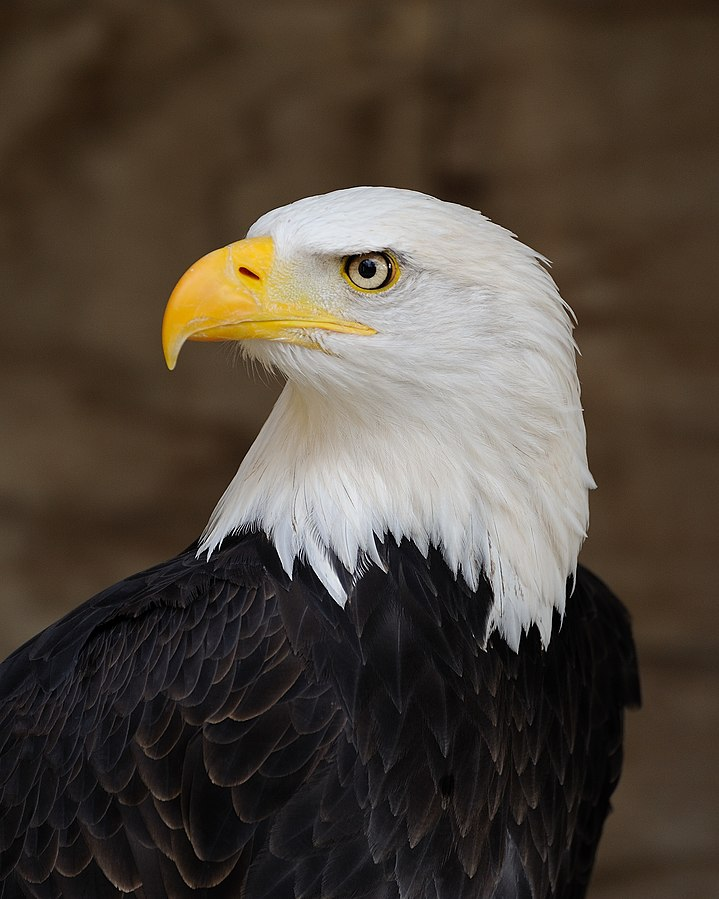
#> input picture ave.jpg, 719 x 899 px
$ python main.py
#> lines starting #> are read from the running program, lines starting #| are printed output that depends on the picture
import cv2
import numpy as np

# Carregar a imagem
image = cv2.imread('ave.jpg')  # Substitua pelo caminho da sua imagem
#> image is the input picture: shape (899, 719, 3); mean B, G, R 58.7, 68.7, 78.7

# Definir a cor amarela
yellow_color = np.array([255, 255, 0])

# Calcular a distância euclidiana para cada pixel na imagem
distances = np.sqrt(np.sum((image - yellow_color) ** 2, axis=2))
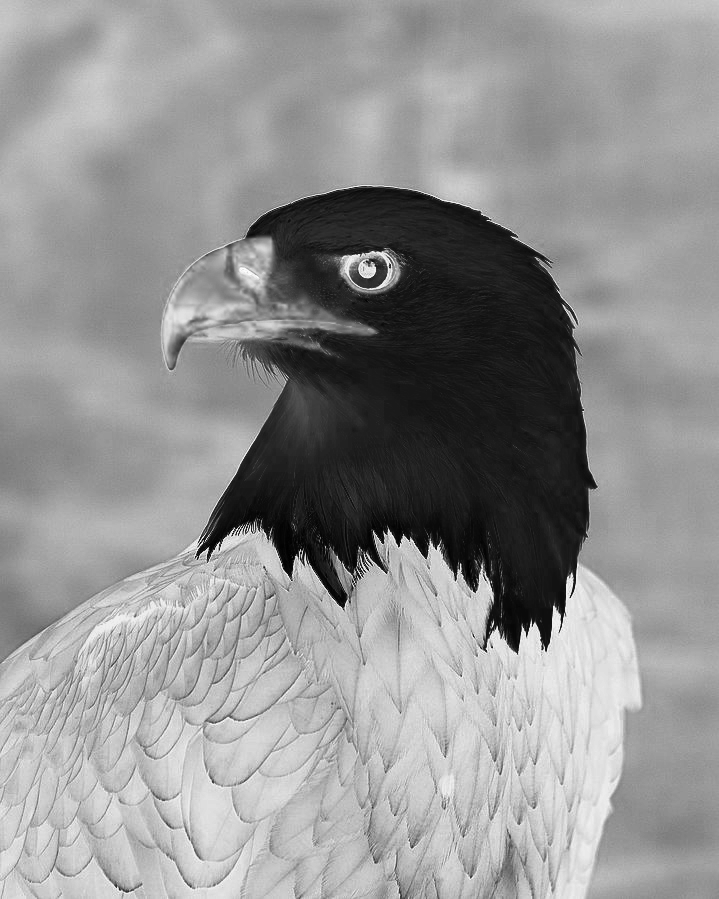
#> distances: shape (899, 719) float64; min 196.6, max 371.4, mean 297.2; drawn with min black and max white

# Definir a distância de limiar
threshold_distance = np.sqrt(np.sum((np.array([0, 0, 0]) - np.array([100, 100, 100])) ** 2))


# Criar uma máscara com base na distância de limiar
mask = distances < threshold_distance
#> mask: shape (899, 719) bool; every value is 0

# Calcular a média dos valores de distância dentro da região de limiar
average_distance = np.mean(distances[mask])
#> average_distance = nan

print(f'A média dos valores de distância dentro da região de limiar é aproximadamente: {average_distance}')
#| A média dos valores de distância dentro da região de limiar é aproximadamente: nan
